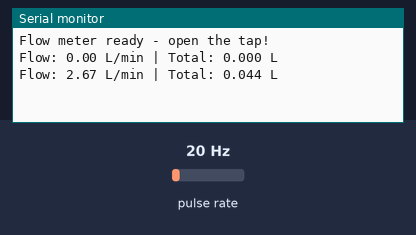
A sketch run on a simulated Arduino Uno, built with avr-gcc and run on an emulated ATmega328P. Parts: the last lines printed to the serial monitor. Wiring (inferred from the names in the program): pulse sensor: data pin 2. The test bench sets the inputs (shaded band); at power-on: pulse rate 20 Hz.

Above: at 1.2 s.
1.3 s: pulse rate (sensor on pin 2) set to 4 Hz
At 2.6 s:
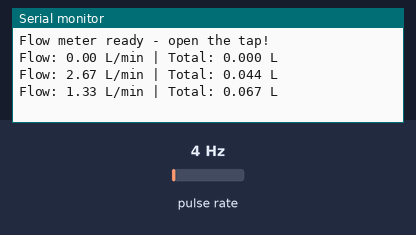
2.8 s: pulse rate (sensor on pin 2) set to 50 Hz
At 3.8 s:
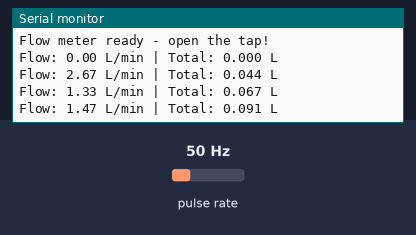
Timing chart, 0 to 5.8 s (numbered marks = the images above; inputs shaded):
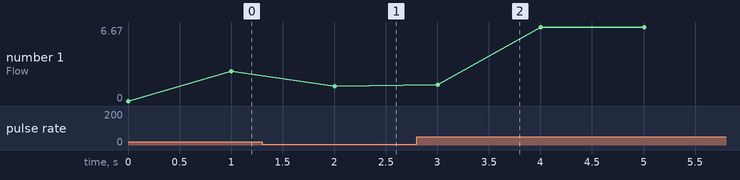

The sketch:

example.ino
```cpp
// Arduino sketch that uses an interrupt on D2 to count pulses from the flow sensor and prints the instantaneous flow (L/min) and cumulative liters to Serial every second.
//
// Buy this module: https://shillehtek.com/products/water-flow-sensor-g1-2-1-30l-min
// Full manual: https://shillehtek.com/blogs/shillehtek-product-manuals/water-flow-sensor-g1-2-1-30l-min-manual
// More examples: https://github.com/shillehbean/shillehtek-examples
//

// ZJ-S201 Water Flow Sensor - Arduino Example
// Yellow->D2, Red->5V, Black->GND

const byte flowPin = 2;
const float PULSES_PER_LMIN = 7.5;    // F(Hz) = 7.5 x Q(L/min)

volatile unsigned long pulses = 0;
float totalLiters = 0;

void onPulse() { pulses++; }

void setup() {
  Serial.begin(115200);
  pinMode(flowPin, INPUT_PULLUP);
  attachInterrupt(digitalPinToInterrupt(flowPin), onPulse, FALLING);
  Serial.println("Flow meter ready - open the tap!");
}

void loop() {
  noInterrupts();
  unsigned long count = pulses;
  pulses = 0;
  interrupts();

  float lmin = count / PULSES_PER_LMIN;      // pulses in 1 s = Hz
  totalLiters += lmin / 60.0;

  Serial.print("Flow: ");
  Serial.print(lmin, 2);
  Serial.print(" L/min | Total: ");
  Serial.print(totalLiters, 3);
  Serial.println(" L");
  delay(1000);
}
```

Measured:
- after the input at 1.3 s, the serial monitor: prints a new line after 0.70 s (image 1)
- after the input at 2.8 s, the serial monitor: prints a new line after 0.20 s (image 2)
- plotted number 1: 2.67 → 1.33 after the input at 1.3 s, 1.33 → 6.67 after the input at 2.8 s
